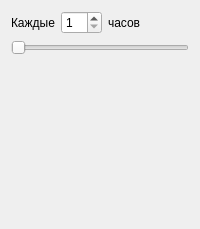
         <widget class="QWidget" name="hourEveryNTab">
          <attribute name="title">
           <string>Every N</string>
          </attribute>
          <layout class="QVBoxLayout" name="verticalLayout_7">
           <item>
            <layout class="QHBoxLayout" name="horizontalLayout_8">
             <item>
              <widget class="QLabel" name="label_5">
               <property name="text">
                <string>Каждые</string>
               </property>
              </widget>
             </item>
             <item>
              <widget class="QSpinBox" name="hourSpinBox">
               <property name="minimum">
                <number>1</number>
               </property>
               <property name="maximum">
                <number>23</number>
               </property>
              </widget>
             </item>
             <item>
              <widget class="QLabel" name="label_6">
               <property name="text">
                <string>часов</string>
               </property>
              </widget>
             </item>
             <item>
              <spacer name="horizontalSpacer_8">
               <property name="orientation">
                <enum>Qt::Horizontal</enum>
               </property>
               <property name="sizeHint" stdset="0">
                <size>
                 <width>40</width>
                 <height>20</height>
                </size>
               </property>
              </spacer>
             </item>
            </layout>
           </item>
           <item>
            <widget class="QSlider" name="hourSlider">
             <property name="minimum">
              <number>1</number>
             </property>
             <property name="maximum">
              <number>23</number>
             </property>
             <property name="pageStep">
              <number>3</number>
             </property>
             <property name="orientation">
              <enum>Qt::Horizontal</enum>
             </property>
            </widget>
           </item>
           <item>
            <spacer name="verticalSpacer_5">
             <property name="orientation">
              <enum>Qt::Vertical</enum>
             </property>
             <property name="sizeHint" stdset="0">
              <size>
               <width>20</width>
               <height>163</height>
              </size>
             </property>
            </spacer>
           </item>
          </layout>
         </widget>
